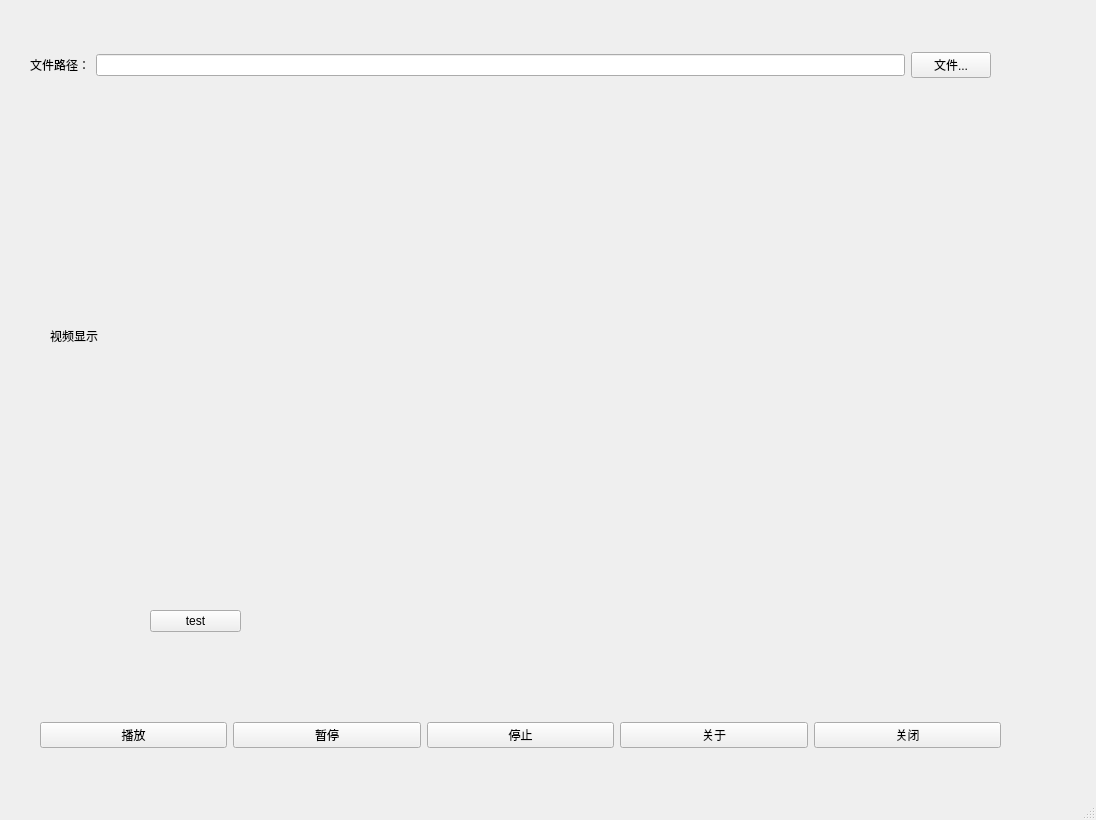
<?xml version="1.0" encoding="UTF-8"?>
<ui version="4.0">
 <class>VideoPlayer</class>
 <widget class="QMainWindow" name="VideoPlayer">
  <property name="geometry">
   <rect>
    <x>0</x>
    <y>0</y>
    <width>1096</width>
    <height>820</height>
   </rect>
  </property>
  <property name="windowTitle">
   <string>VideoPlayer</string>
  </property>
  <widget class="QWidget" name="centralwidget">
   <widget class="QWidget" name="widget_2" native="true">
    <property name="geometry">
     <rect>
      <x>30</x>
      <y>40</y>
      <width>961</width>
      <height>50</height>
     </rect>
    </property>
    <layout class="QHBoxLayout" name="horizontalLayout_2">
     <item>
      <widget class="QLabel" name="label">
       <property name="text">
        <string>文件路径：</string>
       </property>
      </widget>
     </item>
     <item>
      <widget class="QLineEdit" name="lineEdit"/>
     </item>
     <item>
      <widget class="QPushButton" name="pushButton_4">
       <property name="text">
        <string>文件...</string>
       </property>
      </widget>
     </item>
    </layout>
   </widget>
   <widget class="QWidget" name="widget_3" native="true">
    <property name="geometry">
     <rect>
      <x>40</x>
      <y>110</y>
      <width>931</width>
      <height>451</height>
     </rect>
    </property>
    <layout class="QHBoxLayout" name="horizontalLayout_3">
     <item>
      <spacer name="horizontalSpacer">
       <property name="orientation">
        <enum>Qt::Vertical</enum>
       </property>
       <property name="sizeType">
        <enum>QSizePolicy::Fixed</enum>
       </property>
       <property name="sizeHint" stdset="0">
        <size>
         <width>10</width>
         <height>20</height>
        </size>
       </property>
      </spacer>
     </item>
     <item>
      <widget class="QLabel" name="label_2">
       <property name="text">
        <string>视频显示</string>
       </property>
      </widget>
     </item>
     <item>
      <spacer name="horizontalSpacer_2">
       <property name="orientation">
        <enum>Qt::Vertical</enum>
       </property>
       <property name="sizeType">
        <enum>QSizePolicy::Fixed</enum>
       </property>
       <property name="sizeHint" stdset="0">
        <size>
         <width>10</width>
         <height>20</height>
        </size>
       </property>
      </spacer>
     </item>
    </layout>
   </widget>
   <widget class="QWidget" name="widget" native="true">
    <property name="geometry">
     <rect>
      <x>40</x>
      <y>670</y>
      <width>961</width>
      <height>131</height>
     </rect>
    </property>
    <layout class="QHBoxLayout" name="horizontalLayout">
     <item>
      <widget class="QPushButton" name="playBtn">
       <property name="text">
        <string>播放</string>
       </property>
      </widget>
     </item>
     <item>
      <widget class="QPushButton" name="pushButton_2">
       <property name="text">
        <string>暂停</string>
       </property>
      </widget>
     </item>
     <item>
      <widget class="QPushButton" name="pushButton_3">
       <property name="text">
        <string>停止</string>
       </property>
      </widget>
     </item>
     <item>
      <widget class="QPushButton" name="pushButton_5">
       <property name="text">
        <string>关于</string>
       </property>
      </widget>
     </item>
     <item>
      <widget class="QPushButton" name="pushButton_6">
       <property name="text">
        <string>关闭</string>
       </property>
      </widget>
     </item>
    </layout>
   </widget>
   <widget class="QWidget" name="widget_4" native="true">
    <property name="geometry">
     <rect>
      <x>100</x>
      <y>580</y>
      <width>661</width>
      <height>80</height>
     </rect>
    </property>
    <widget class="QPushButton" name="pushButton">
     <property name="geometry">
      <rect>
       <x>50</x>
       <y>30</y>
       <width>91</width>
       <height>22</height>
      </rect>
     </property>
     <property name="text">
      <string>test</string>
     </property>
    </widget>
   </widget>
  </widget>
  <widget class="QStatusBar" name="statusbar"/>
 </widget>
 <resources/>
 <connections/>
</ui>
